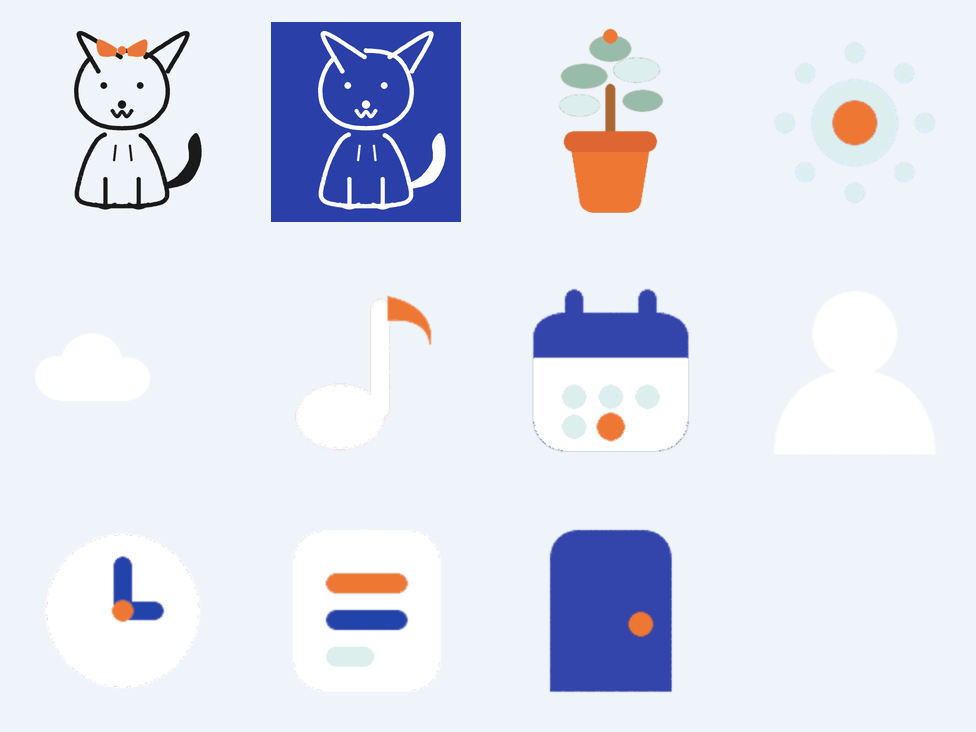
#> input picture assets/contact-sheet.png, 976 x 732 px, given in place of 约克夏.jpg, which was not available
$ python extract_dog.py
#> lines starting #> are read from the running program, lines starting #| are printed output that depends on the picture; after the words box and inside, x2 and y2 are one past the last pixel; in counts of white or black regions, pixels touching at a corner belong together; pictures that were not available may be replaced by others from this repository, and a replacement may not be noted
# -*- coding: utf-8 -*-
"""从手绘稿直接提取线条，生成透明 PNG（黑线 / 白线两版）。

原理：手绘稿是「白纸 + 黑墨」，把亮度当作 alpha 通道即可无损留下笔触
（白=透明，黑=不透明，灰边保留为半透明，缩小时自然抗锯齿）。
用法：python3 tools/extract_dog.py <手绘稿.jpg>
"""
import sys, os
import numpy as np
from PIL import Image

OUT = os.path.join(os.path.dirname(__file__), '..', 'images')
REF_W, REF_H = 200, 210
PAD = 6                     # 画布内留白（1rpx）
INK_LEVEL, WHITE_LEVEL = 30, 245   # 色阶：<30 全黑，>245 全透明


def main(path):
#> called with path = '/Users/mac/Desktop/照片/约克夏.jpg'
    g = Image.open(path).convert('L')
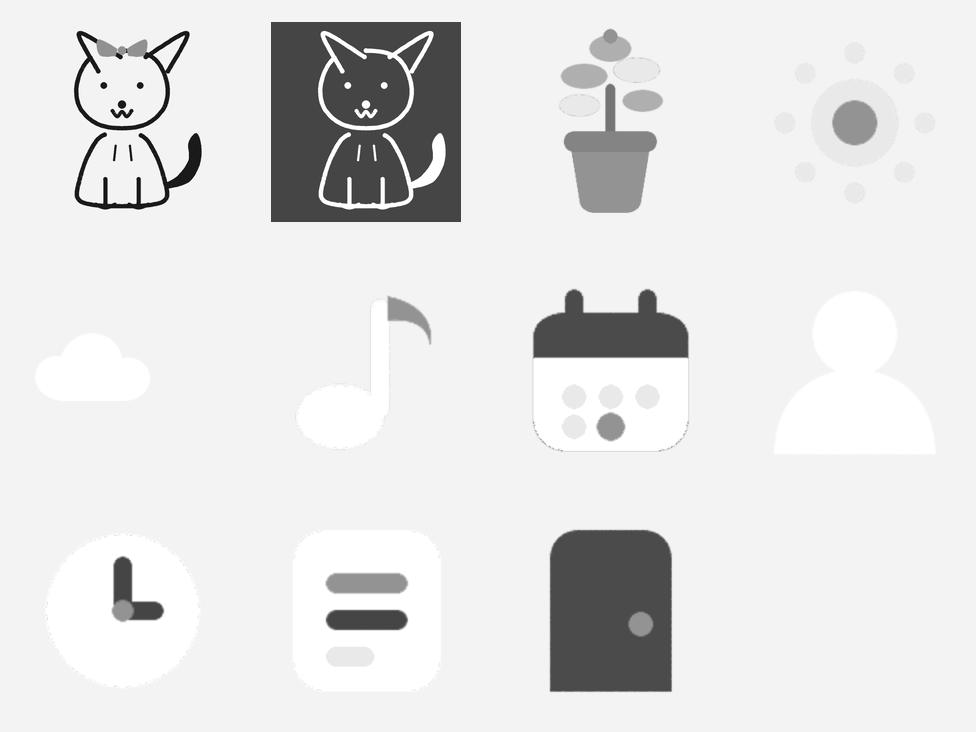
#> g: PIL image 976x732 L; min 0, max 255, mean 225.9
    a = np.array(g).astype(np.int16)

    # 1) 自动找墨迹范围（忽略浅灰水印）
    ys, xs = np.where(a < 170)
    x0, x1 = xs.min(), xs.max()
#> x0 = 74; x1 = 876
    y0, y1 = ys.min(), ys.max()
#> y0 = 22; y1 = 691
    pad = 10
    crop = a[max(0, y0 - pad):y1 + pad, max(0, x0 - pad):x1 + pad]
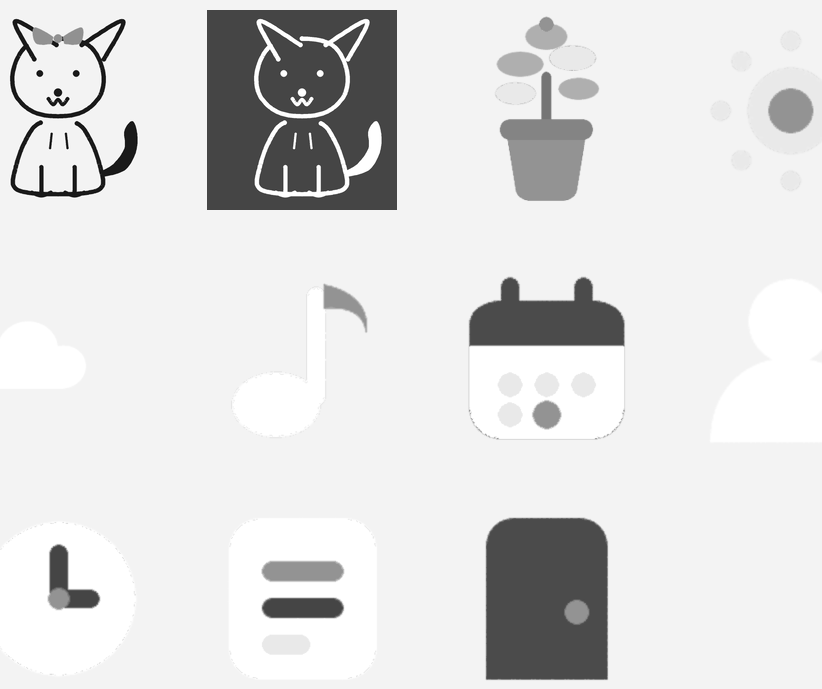
#> crop: shape (689, 822) int16; min 0, max 255, mean 221.3
    print('  墨迹范围 %dx%d' % (x1 - x0 + 1, y1 - y0 + 1))
#|   墨迹范围 803x670

    # 2) 亮度 → alpha（白纸透明，墨迹不透明，灰边半透明）
    alpha = (WHITE_LEVEL - crop) * 255.0 / (WHITE_LEVEL - INK_LEVEL)
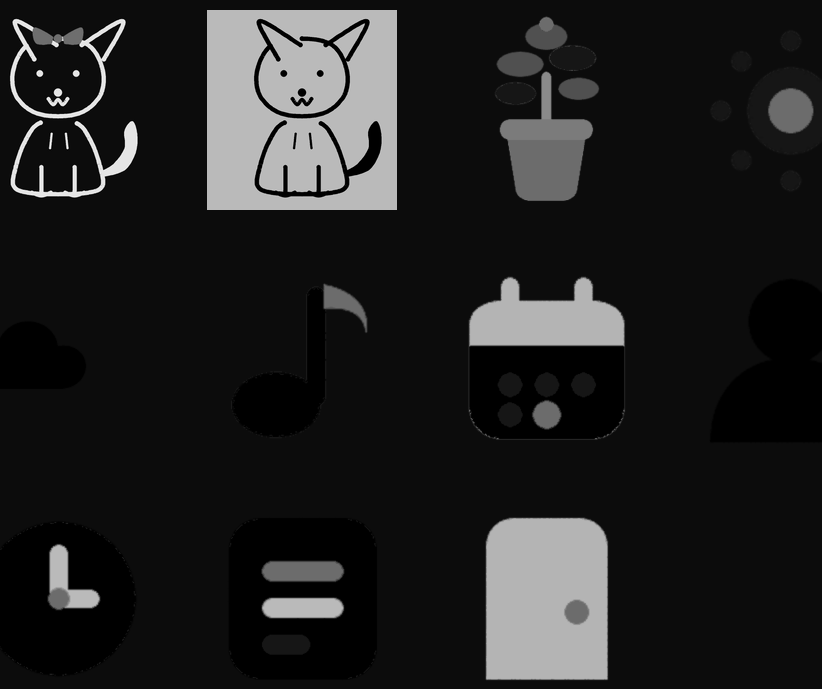
#> alpha: shape (689, 822) float64; min -11.86, max 290.6, mean 28.1; drawn with min black and max white
    alpha = np.clip(alpha, 0, 255).astype(np.uint8)
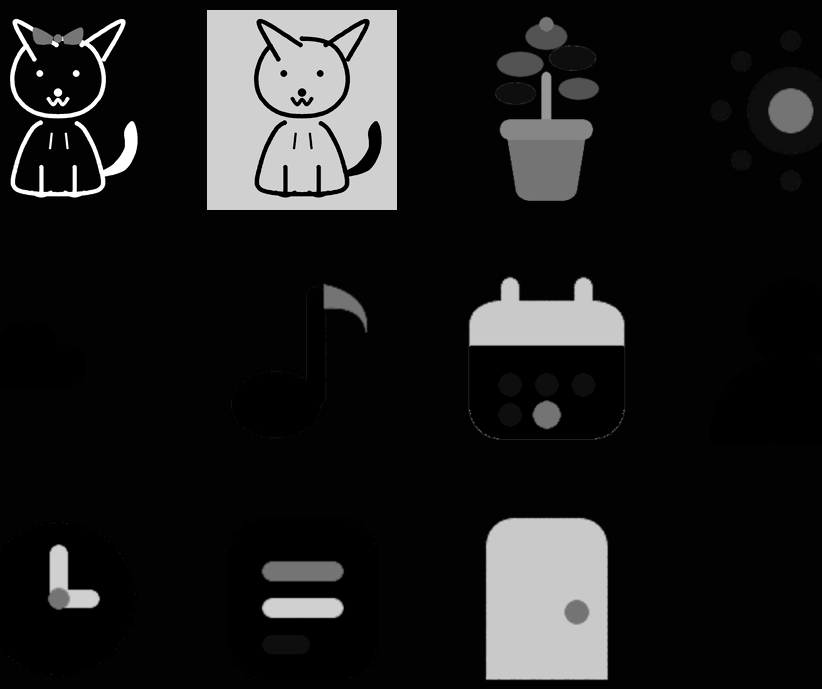
#> alpha: shape (689, 822); min 0, max 255, mean 29.2

    # 3) 等比缩放到 200×210（留白 6）
    h, w = alpha.shape
#> h = 689; w = 822
    k = min((REF_W - PAD * 2) / w, (REF_H - PAD * 2) / h)
#> k = 0.229
    tw, th = max(1, round(w * k)), max(1, round(h * k))
#> tw = 188; th = 158

    for color, name in (((26, 26, 26), 'dog.png'), ((255, 255, 255), 'dog-w.png')):
        rgba = Image.new('RGBA', (w, h), color + (0,))
        rgba.putalpha(Image.fromarray(alpha, 'L'))
        small = rgba.resize((tw, th), Image.LANCZOS)
        canvas = Image.new('RGBA', (REF_W, REF_H), (0, 0, 0, 0))
        canvas.paste(small, ((REF_W - tw) // 2, (REF_H - th) // 2), small)
        canvas.save(os.path.join(OUT, name), optimize=True)
        print('  ok', name, canvas.size, '内容 %dx%d' % (tw, th))
#> this loop made 2 passes
#> pass 1, in main, `small = rgba.resize((tw, th), Image.LANCZOS)`:
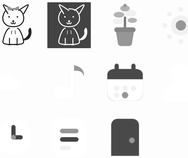
#> small: PIL image 188x158 RGBA; mean R, G, B, A 4.8, 4.8, 4.8, 29.5; transparent parts drawn white
#> pass 1, in main, `canvas.save(os.path.join(OUT, name), optimize=True)`:
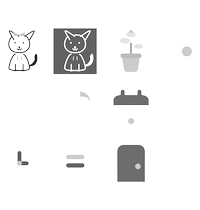
#> saved as dog.png: PIL image 200x210 RGBA; mean R, G, B, A 2, 2, 2, 14.4; transparent parts drawn white
#> after the loop:
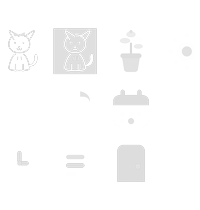
#> canvas: PIL image 200x210 RGBA; mean R, G, B, A 20.9, 20.9, 20.9, 14.4; transparent parts drawn white


if __name__ == '__main__':
    main(sys.argv[1] if len(sys.argv) > 1 else '/Users/mac/Desktop/照片/约克夏.jpg')

$ run again, on assets/source/dog-full-approved.png
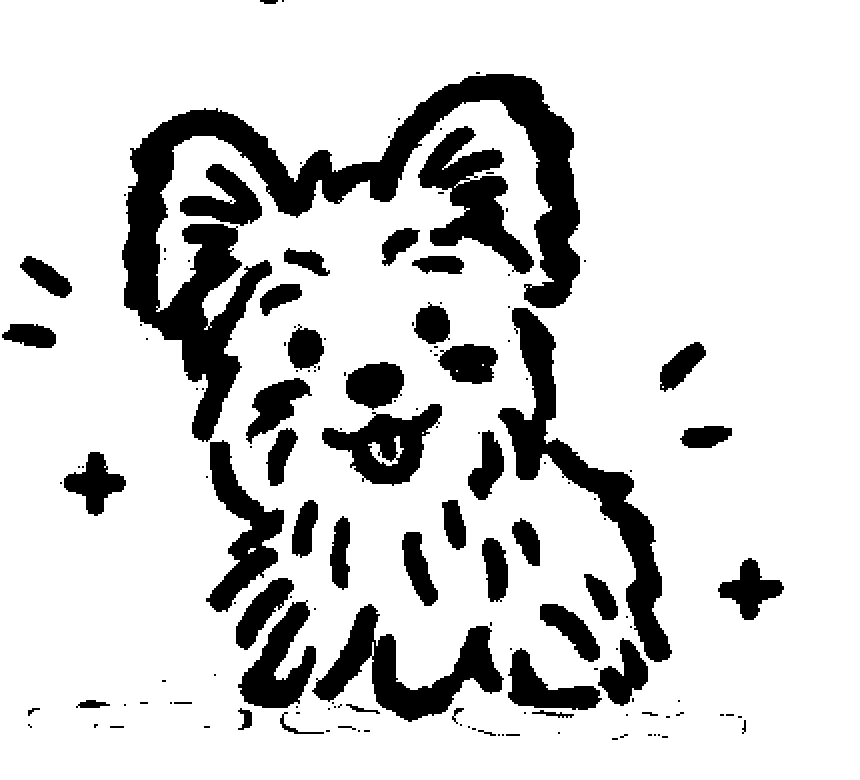
#> input picture assets/source/dog-full-approved.png, 860 x 780 px
#> in main, g is the input picture: PIL image 860x780 L; 82.4% white; 148 black regions (97 under 20 px), largest, box (x1, y1, x2, y2) and area: (122, 74, 580, 442) 36684, (498, 308, 672, 662) 11776, (312, 604, 504, 722) 7948
#> x0 = 2; x1 = 783
#> y0 = 0; y1 = 739
#|   墨迹范围 782x740
#> the loop in main, `for color, name in (((26, 26, 26), 'dog.png'), ((255, 255, 255), 'dog-..` made 2 passes
#> pass 1, in main, `small = rgba.resize((tw, th), Image.LANCZOS)`:
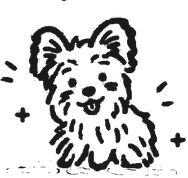
#> small: PIL image 188x178 RGBA; mean R, G, B, A 6.9, 6.9, 6.9, 50.8; transparent parts drawn white
#> after the loop in main, `for color, name in (((26, 26, 26), 'dog.png'), ((255, 255, 255), 'dog-..`:
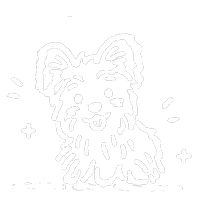
#> canvas: PIL image 200x210 RGBA; mean R, G, B, A 40.4, 40.4, 40.4, 36.7; transparent parts drawn white
